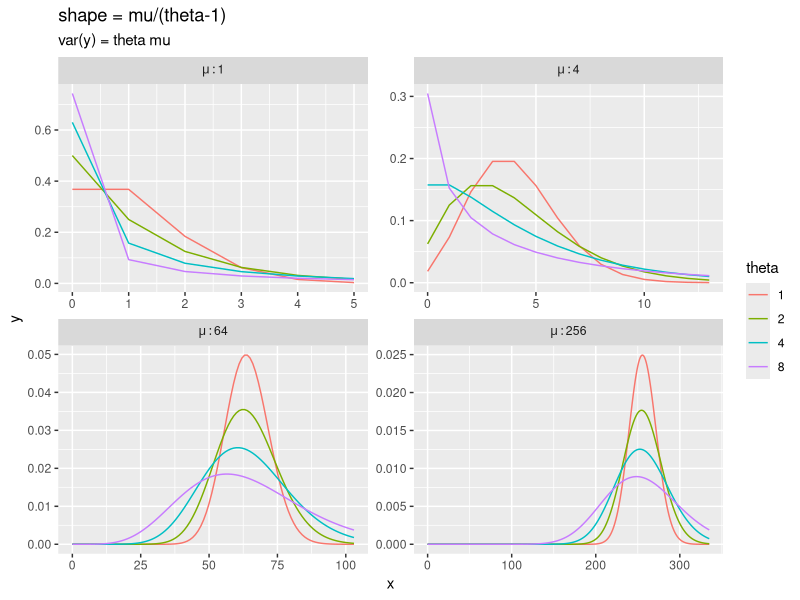
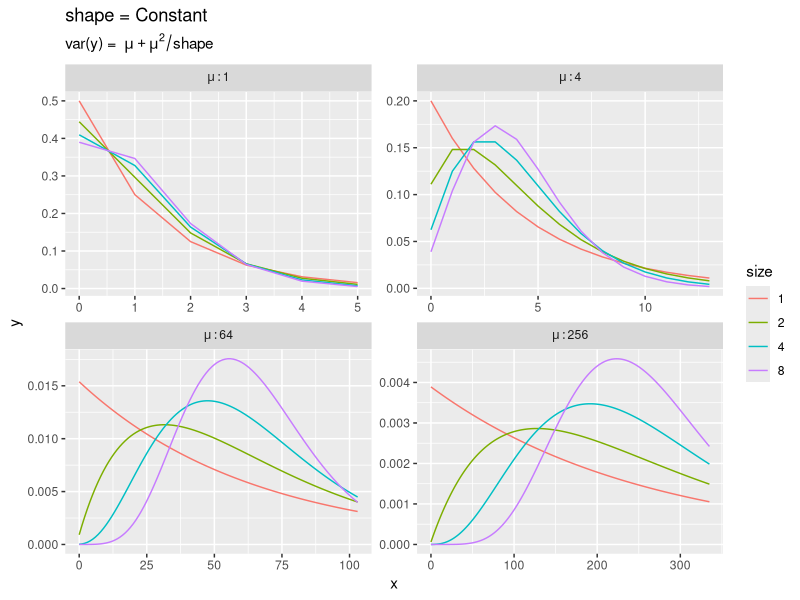

Reproduce these figures in R, in order.
## ---- chunk 1
library(tidyr)
library(dplyr)
library(purrr)
library(ggplot2)

## ---- chunk 2

mu =c(1, 4, 64, 256)
x <- 0:400
theta <- c(1.000001,2,4,8)
## ---- chunk 3
tbl_1 <- crossing(
  x,
  theta, 
  mu) %>%
 mutate(size = mu/(theta-1), y = dnbinom(x = x, mu = mu, size = size), theta = factor(round(theta))) %>%
  group_by(theta, mu) %>%
  filter( (x < mu + 5*sqrt(mu)))

ggplot(tbl_1, aes(x, y, color = theta, fill = theta)) + 
   geom_line(alpha = 1) +#
#  scale_y_log10() + 
  facet_wrap(vars(mu), 
             scales = "free",
  #labeller = label_both
  labeller = label_bquote(mu:.(mu))
  ) +
  labs(title = "shape = mu/(theta-1)",
       subtitle = "var(y) = theta mu")
## ---- chunk 4
tbl_2 <- crossing(
  x,
  theta, 
  mu) %>%
  mutate(size = theta, y = dnbinom(x = x, mu = mu, size = size), size = factor(round(size))) %>%
  group_by(size, mu) %>%
  filter( (x < mu + 5*sqrt(mu)))

ggplot(tbl_2, aes(x, y, color = size, fill = size)) + 
   geom_line(alpha = 1) +#
#  scale_y_log10() + 
  facet_wrap(vars(mu), scales = "free",
  labeller = label_bquote(mu:.(mu))
  ) +
  labs(title = "shape = Constant",
       subtitle = expression("var(y) = "~mu+mu^2/shape))
